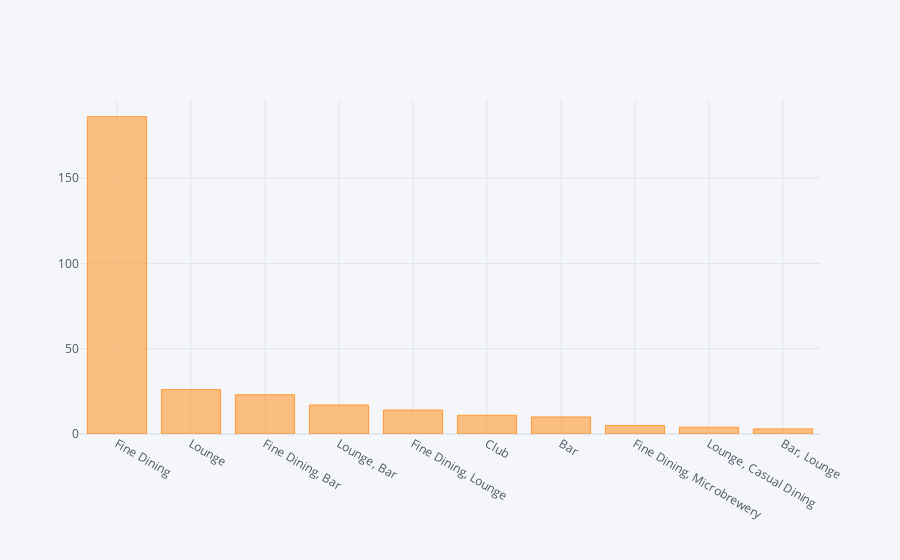

Notebook code cell kept with this figure:
### Markdown cell above
Majority of Expensive Restaurants are located in Residency Road

### Code cell
df[df.cost>2500].rest_type.value_counts().iplot(kind="bar")

### Figure 1 — Plotly figure (JSON) as saved in the notebook; plotly's stock layout.template omitted (floating-point values rounded to 4 significant figures)
{"data": [{"marker": {"color": "rgba(255, 153, 51, 0.6)", "line": {"color": "rgba(255, 153, 51, 1.0)", "width": 1}}, "name": "rest_type", "orientation": "v", "text": "", "type": "bar", "x": ["Fine Dining", "Lounge", "Fine Dining, Bar", "Lounge, Bar", "Fine Dining, Lounge", "Club", "Bar", "Fine Dining, Microbrewery", "Lounge, Casual Dining", "Bar, Lounge"], "y": [186, 26, 23, 17, 14, 11, 10, 5, 4, 3]}], "layout": {"legend": {"bgcolor": "#F5F6F9", "font": {"color": "#4D5663"}}, "paper_bgcolor": "#F5F6F9", "plot_bgcolor": "#F5F6F9", "title": {"font": {"color": "#4D5663"}}, "xaxis": {"gridcolor": "#E1E5ED", "showgrid": true, "tickfont": {"color": "#4D5663"}, "title": {"font": {"color": "#4D5663"}, "text": ""}, "zerolinecolor": "#E1E5ED"}, "yaxis": {"gridcolor": "#E1E5ED", "showgrid": true, "tickfont": {"color": "#4D5663"}, "title": {"font": {"color": "#4D5663"}, "text": ""}, "zerolinecolor": "#E1E5ED"}}}
